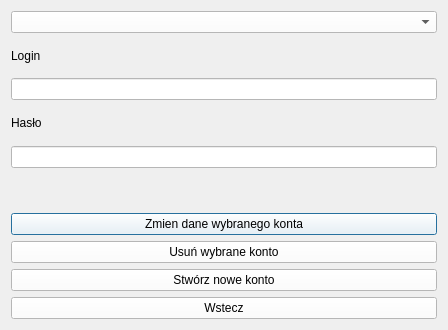
<?xml version="1.0" encoding="UTF-8"?>
<ui version="4.0">
 <class>ListaUzytkownikow</class>
 <widget class="QDialog" name="ListaUzytkownikow">
  <property name="geometry">
   <rect>
    <x>0</x>
    <y>0</y>
    <width>448</width>
    <height>330</height>
   </rect>
  </property>
  <property name="windowTitle">
   <string>Dialog</string>
  </property>
  <layout class="QVBoxLayout" name="verticalLayout">
   <item>
    <widget class="QComboBox" name="Lista">
     <property name="styleSheet">
      <string notr="true">background-color:white;</string>
     </property>
    </widget>
   </item>
   <item>
    <widget class="QLabel" name="label">
     <property name="text">
      <string>Login</string>
     </property>
    </widget>
   </item>
   <item>
    <widget class="QLineEdit" name="Login">
     <property name="styleSheet">
      <string notr="true">background-color:white;</string>
     </property>
    </widget>
   </item>
   <item>
    <widget class="QLabel" name="label_2">
     <property name="text">
      <string>Hasło</string>
     </property>
    </widget>
   </item>
   <item>
    <widget class="QLineEdit" name="Haslo">
     <property name="styleSheet">
      <string notr="true">background-color:white;</string>
     </property>
    </widget>
   </item>
   <item>
    <widget class="QLabel" name="Komunikat">
     <property name="text">
      <string/>
     </property>
    </widget>
   </item>
   <item>
    <widget class="QPushButton" name="ZmienDane">
     <property name="styleSheet">
      <string notr="true">background-color:white;</string>
     </property>
     <property name="text">
      <string>Zmien dane wybranego konta</string>
     </property>
    </widget>
   </item>
   <item>
    <widget class="QPushButton" name="Usun">
     <property name="styleSheet">
      <string notr="true">background-color:white;</string>
     </property>
     <property name="text">
      <string>Usuń wybrane konto</string>
     </property>
    </widget>
   </item>
   <item>
    <widget class="QPushButton" name="NoweKonto">
     <property name="styleSheet">
      <string notr="true">background-color:white;</string>
     </property>
     <property name="text">
      <string>Stwórz nowe konto</string>
     </property>
    </widget>
   </item>
   <item>
    <widget class="QPushButton" name="Wstecz">
     <property name="styleSheet">
      <string notr="true">background-color:white;</string>
     </property>
     <property name="text">
      <string>Wstecz</string>
     </property>
    </widget>
   </item>
  </layout>
 </widget>
 <resources/>
 <connections/>
</ui>
